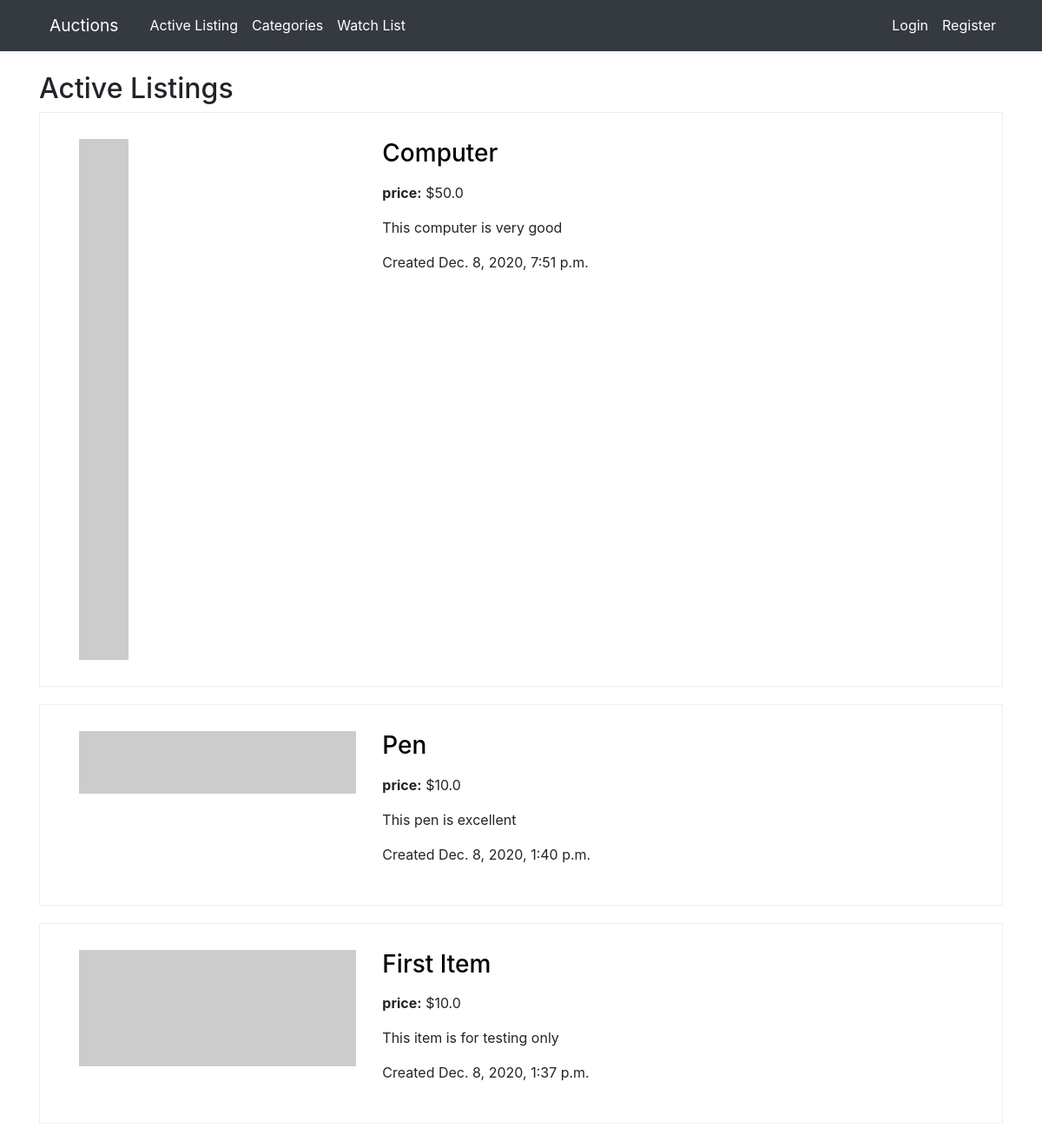
The page / on the database its author committed.
### auctions/models.py (models this page shows, shortened)
class Listing(models.Model):
    title = models.CharField(max_length=50)
    description = models.TextField()
    start_bid = models.FloatField()
    current_bid = models.FloatField()
    created_date = models.DateTimeField(default=timezone.now)
    image_URL = models.URLField(blank=True, default="")
    user = models.ForeignKey(User, on_delete=models.CASCADE)
    category = models.CharField(max_length=50)
    is_active = models.BooleanField(default=True)

### auctions/views.py (the view)
# urls.py: path("", views.index, name="index"),
def index(request):
    listings = Listing.objects.filter(is_active=True).order_by("-created_date").all()
    context = {
        "listings": listings
    }
    return render(request, "auctions/index.html", context)

### auctions/templates/auctions/index.html
{% extends "auctions/layout.html" %}
{% block body %}
    <h2>Active Listings</h2>
    {% for listing in listings %}
        <div class="listing main-content row">
            <div class="listing-image col-md-4">
                <img src="{{listing.image_URL}}" alt="img">
            </div>
            <div class="listing-content col-md-8">
                <h3 class="mb-3"> <a href="{% url 'listing-page' listing.id %}">{{ listing.title }}</a> </h3>
                <p> <strong>price:</strong> ${{ listing.current_bid }} </p>
                <p> {{ listing.description }} </p>
                <p> Created {{ listing.created_date }} </p>
            </div>
        </div>
    {% endfor %}
{% endblock %}

### auctions/templates/auctions/layout.html (shortened to what this page needs)
{% load static %}
<!DOCTYPE html>
<html lang="en">
<head>
    <link rel="stylesheet" href="https://stackpath.bootstrapcdn.com/bootstrap/4.4.1/css/bootstrap.min.css"
>
    <link href="{% static 'auctions/styles.css' %}" rel="stylesheet">
</head>
<body>
    <nav class="navbar navbar-expand-lg bg-dark">
        <div class="container">
            <a class="navbar-brand" href="{% url 'index' %}">Auctions</a>
            <div class="collapse navbar-collapse" id="navbarSupportedContent">
                <ul class="navbar-nav mr-auto">
                    <li class="nav-item active">
                        <a class="nav-link" href="#">Active Listing</a>
                    </li>
                    <li class="nav-item">
                        <a class="nav-link" href="#">Categories</a>
                    </li>
                    <li class="nav-item">
                        <a class="nav-link" href="#">Watch List</a>
                    </li>
                </ul>
                <ul class="navbar-nav">
                    <li class="nav-item dropdown">
                        {% if user.is_authenticated %}
                            <a href="#" class="dropdown-toggle" data-toggle="dropdown" role="button" aria-haspopup="true" aria-expanded="false">{{ user.username }} <span class="caret"></span></a>
                            <div class="dropdown-menu">
                                <a class="dropdown-item" href="#">Create listing</a>
                                <a class="dropdown-item" href="#">Profile</a>
                                <a class="dropdown-item" href="#">My items</a>
                                <a class="dropdown-item" href="{% url 'logout' %}">Logout</a>
                            </div>
                        {% else %}
                            <li class="nav-item">
                                <a class="nav-link" href="{% url 'login' %}">Login</a>
                            </li>
                            <li class="nav-item">
                                <a class="nav-link" href="{% url 'register' %}">Register</a>
                            </li>
                        {% endif %}
                    </li>
                </ul>
            </div>
        </div>
    </nav>
    <main class="mt-4">
        <div class="container">
            {% block body %}
            {% endblock %}
        </div>
    </main>
</body>
</html>

### auctions/static/auctions/styles.css (style rules this page uses)
.navbar { border-radius: 0; margin-bottom: 0; padding: 0; }
.nav > li > a, .navbar-brand { padding: 15px 12px; }
.navbar-brand { font-size: 1.2em; color: #ffff; }
.navbar .nav-link { color: #ffff; }
.row { margin: 0; }
.main-content { border: 1px solid #eee; padding: 30px; margin-bottom: 20px; }
.listing-image img { max-width: 100%; }
.listing-content h3 a { text-decoration: none; color: black; }

### rows shown on the page
Listing: title "Computer", current_bid "50.0", description "This computer is very good", created_date "Dec. 8, 2020, 7:51 p.m."
Listing: title "Pen", current_bid "10.0", description "This pen is excellent", created_date "Dec. 8, 2020, 1:40 p.m."
Listing: title "First Item", current_bid "10.0", description "This item is for testing only", created_date "Dec. 8, 2020, 1:37 p.m."
